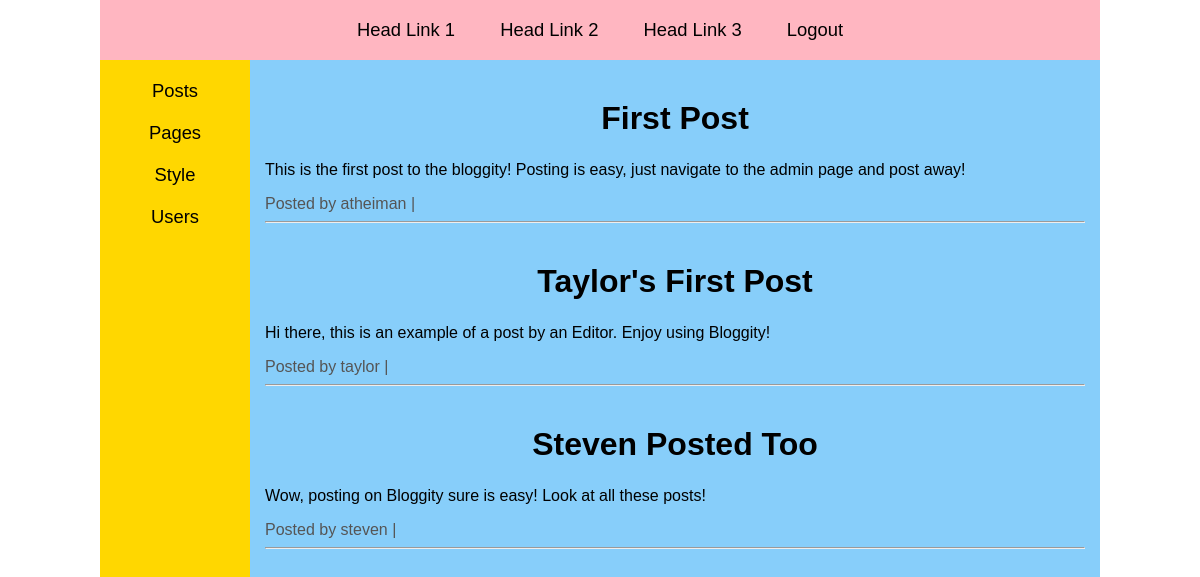
Before: / with the older database file.
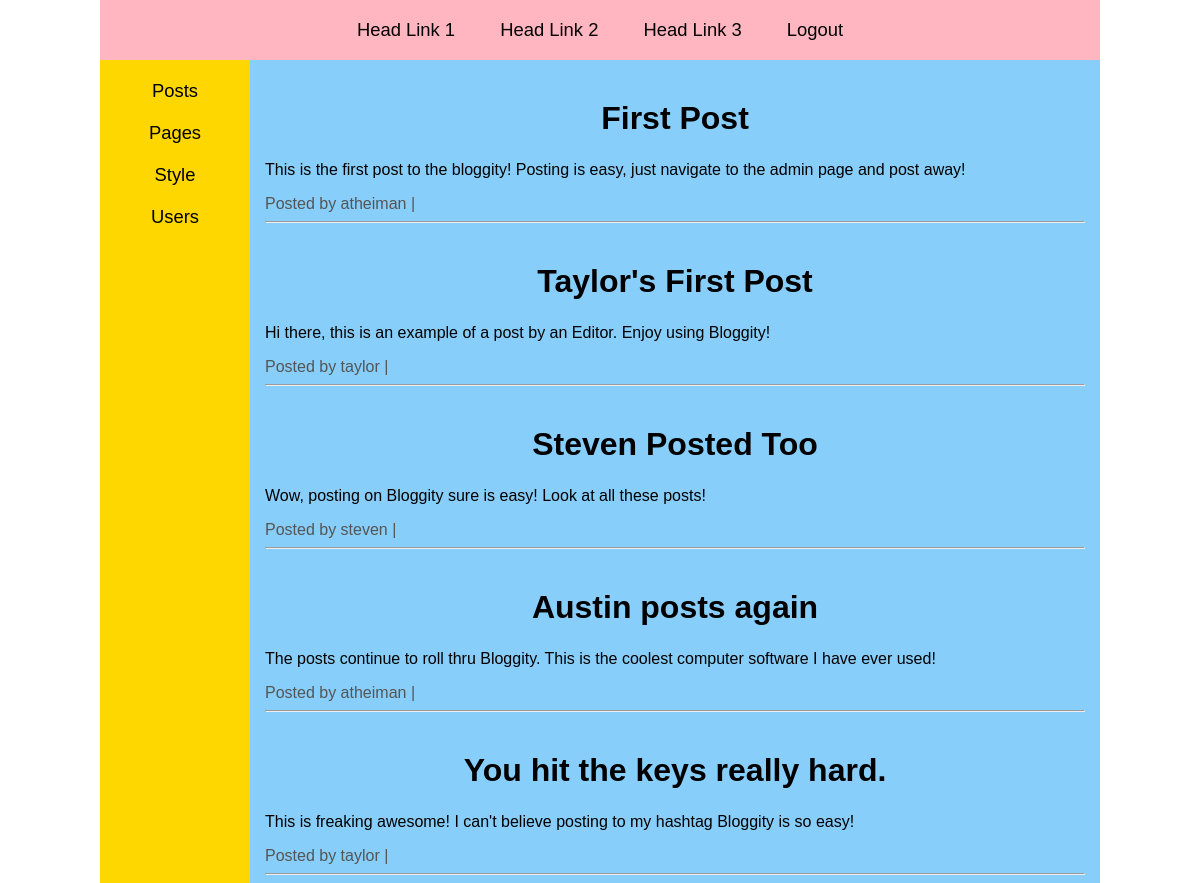
After: the same page with the newer database file.
### tables this page shows
create table Posts
(
postID int not null auto_increment,
userID varchar(255) not null,
ts timestamp,
postTitle varchar(255) not null,
postContent text not null,
primary key (postID),
foreign key (userID) references Users(userID)
);

create table Users
(
userID varchar(255) not null,
password varchar(255) not null,
userType varchar(255) not null,
firstName varchar(255) not null,
lastName varchar(255) not null,
email varchar(255),
primary key (userID),
foreign key (userType) references UserTypes(userType)
);

### web/index.php (the view, shortened to what this page needs)
<?php
include './resources/db_connect.php';
?>
<!doctype html>
<html>
<head>
<link rel='stylesheet' type='text/css' href='./resources/style.css'>
</head>
<body onload="">
<?php include './resources/header.php' ; ?>
<?php
$sql = "select P.postID , P.ts , P.postTitle , P.postContent , U.userID , U.firstName , U.lastName , U.email from Posts as P , Users as U
where P.userID = U.userID
order by P.postID" ;
$result = mysqli_query($con , $sql) ;
while ($row = mysqli_fetch_array($result)) {
  $ts = $row['ts'] ;
  $postTitle = $row['postTitle'] ;
  $postContent = $row['postContent'] ;
  $userID = $row['userID'] ;
  echo "<h1 class='post_title'>$postTitle</h1>
  <p>
  $postContent
  </p>
  <span class='center gray'>Posted by $userID | $ts</span>
  <hr>" ;
}
?>
</div>
</body>
</html>

### web/resources/header.php
<div id='header_bar' class='center'>
  <a href='head_link1.php'>Head Link 1</a>
  <a href='head_link2.php'>Head Link 2</a>
  <a href='head_link3.php'>Head Link 3</a>
  <?php
  if (isset($_SESSION['userType'])) {
    echo "<a href='logout.php'>Logout</a>" ;
  } else {
    echo "<a href='login.php'>Login</a>" ;
  }
  ?>
</div>
<?php
if (isset($_SESSION['userType'])) {
  echo "
  <div id='admin_bar' style='width:150px;' class='center'>
    <a href='admin_link1.php'>Posts</a>
    <a href='admin_link2.php'>Pages</a>
    <a href='admin_link3.php'>Style</a>
    ";
    if ($_SESSION['userType'] == 'Administrator') {
      echo "
      <a href='admin_link4.php'>Users</a>
      ";
    }
  echo "
  </div>
  <div id='page_content' style='width:820px;'>
  ";
} else {
  echo "
  <div id='page_content' style='width:970px;'>
  ";
}
?>

### web/resources/style.css (style rules this page uses)
html { height: 100%; }
body { font-family: 'arial' , monospace; font-size: 1em; color: #000; margin: 0px auto; width: 1000px; height: 100%; }
a { text-decoration: none; color: inherit; }
.gray { color: #555; }
.center { text-align: center; }
#header_bar { padding: 0px; float:left; height: 60px; width: 100%; vertical-align: middle; line-height: 60px; background-color: lightpink; font-size: 115%; }
#header_bar a { margin: 0px 20px; }
#admin_bar { float:left; height: -moz-calc(100% - (60px)); height: -webkit-calc(100% - (60px)); height: calc(100% - (60px)); font-size: 115%; background-color: gold; }
#admin_bar a { display: block; margin: 20px 0px; }
#page_content { float:left; background-color: lightskyblue; height: -moz-calc(100% - (60px)); height: -webkit-calc(100% - (60px)); height: calc(100% - (60px)); padding: 0px 15px; overflow-y: scroll; }
.post_title { text-align: center; margin-top: 1.25em; margin-bottom: .75em; }

Changed rows visible on the page:
added posts: postTitle "Austin posts again", postContent "The posts continue to roll thru Bloggity. This is the coolest computer software I have ever used!", userID.userID "atheiman"
added posts: postTitle "You hit the keys really hard.", postContent "This is freaking awesome! I can't believe posting to my hashtag Bloggity is so easy!", userID.userID "taylor"
